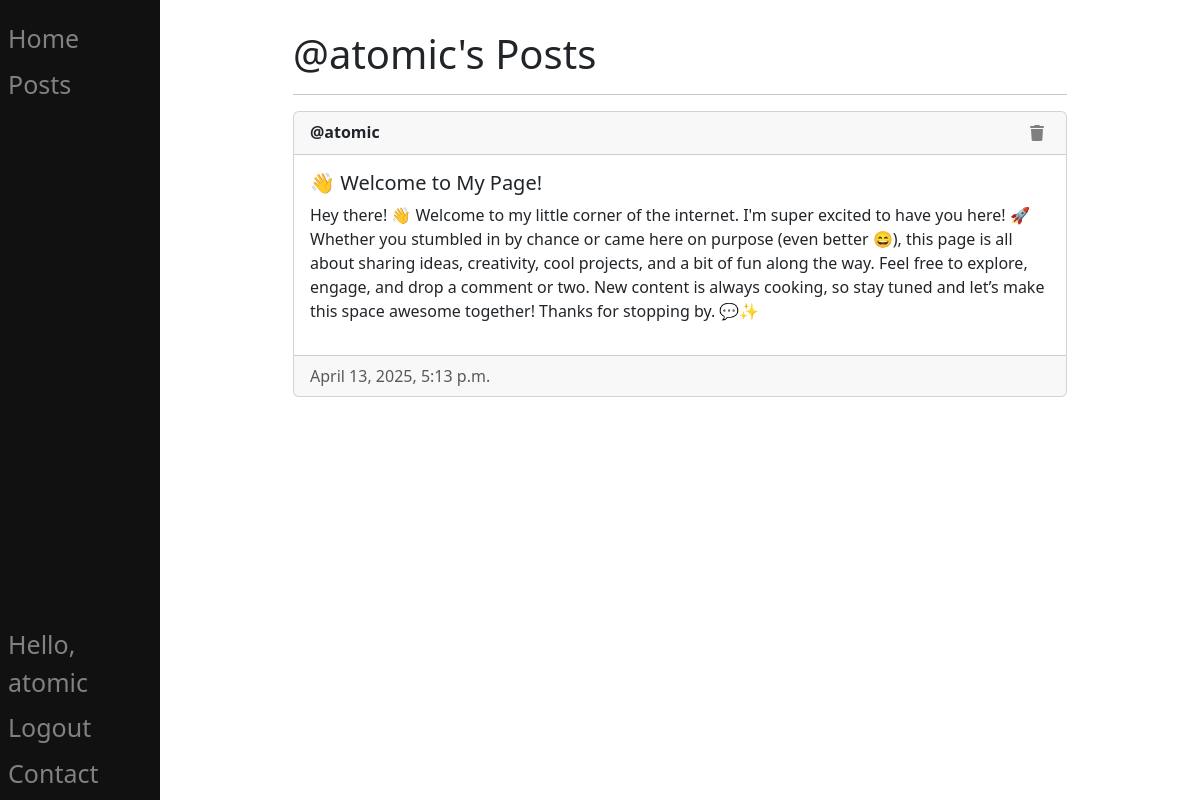
/posts/my_posts (signed in), run on the app's committed database.
### blog/models.py (models this page shows, shortened)
class Post(models.Model):
    author = models.ForeignKey(User, on_delete=models.CASCADE, related_name='posts')
    title = models.CharField(max_length=200)
    description = models.TextField()
    created_at = models.DateTimeField(auto_now_add=True)
    updated_at = models.DateTimeField(auto_now=True)

### blog/views.py (the view, shortened to what this page needs)
# urls.py: path('posts/my_posts', views.my_posts, name="my_posts")
@login_required
def my_posts(request):
    posts = Post.objects.filter(author=request.user).all()
    return render(request, 'blog/my_posts.html', {
        'posts': posts
    })

### templates/blog/my_posts.html (shortened to what this page needs)
{% extends "base_templates/base.html" %}
{% block content %}
<h1>@{{user.username}}'s Posts</h1>
<hr class="mt-3">
{% if posts %}
    {% for post in posts %}
        <div class="card mt-2">
            <div class="card-header d-flex flex-row justify-content-between"><strong>@{{ post.author.username }}</strong>
            <form method="POST" style="display:inline;">
                <button type="submit" name='post-id' value={{post.id}} style="background:none; border:none; cursor:pointer; color:grey;">
                    <i class="fas fa-trash"></i>
                </button>
            </form>
            </div>
            <div class="card-body">
            <div>
            <h5 class="card-title">{{post.title}}</h5>
            <p>{{post.description}}</p>
            </div>
            </div>
            <div class="card-footer text-muted">{{post.created_at}}</div>
        </div>
    {% endfor %}
{% else %}
    <div class="text text-muted mt-3">
        <h4>You have no posts yet :|</h4>
    </div>
{% endif %}
{% endblock content %}

### templates/base_templates/base.html (shortened to what this page needs)
<!DOCTYPE html>
<html>
    <head>
        <link href="https://cdn.jsdelivr.net/npm/bootstrap@5.3.4/dist/css/bootstrap.min.css" rel="stylesheet">
        <link rel="stylesheet" href="https://cdnjs.cloudflare.com/ajax/libs/font-awesome/6.5.0/css/all.min.css">
    <head>
    <body>
        <div class="sidenav">
            <div class="top">
                <a href="/" id="link">Home</a>
                <a href='/posts' id='link'>Posts</a>
            </div>
            <div class="bottom">
                {% if user.is_authenticated %}
                    <form action="{% url 'logout' %}" method="post">
                        <a href="/posts/my_posts" id="link">Hello, {{user.username}}</a>
                        <button id="logout-btn" type="submit">Logout</button>
                    </form>
                {% else %}
                    <a href="/login" id="link">Sign In</a>
                {% endif %}
                <a href="/contact" id="link">Contact</a>
            </div>
        </div>
        <div id="content", name="content", class="main mb-3">
            <div class="row justify-content-center">
                <div class="col-9">
                    {% block content %}{% endblock %}
                </div>
            </div>
        </div>
    </body>
</html>

### data on the page
Post: author.username "atomic", {{ post.id }} 3 (drawn), title "👋 Welcome to My Page!", description "Hey there! 👋 Welcome to my little corner of the internet. I'm super excited to have you here! 🚀 Whether you stumbled in by chance or came here on purpose (even better 😄), this page is all about sharing ideas, creativity, cool projects, and a bit of fun along the way. Feel free to explore, engage, and drop a comment or two. New content is always cooking, so stay tuned and let’s make this space awesome together! Thanks for stopping by. 💬✨", created_at "April 13, 2025, 5:13 p.m."

### other printed values
{{ user.username }} "atomic"
